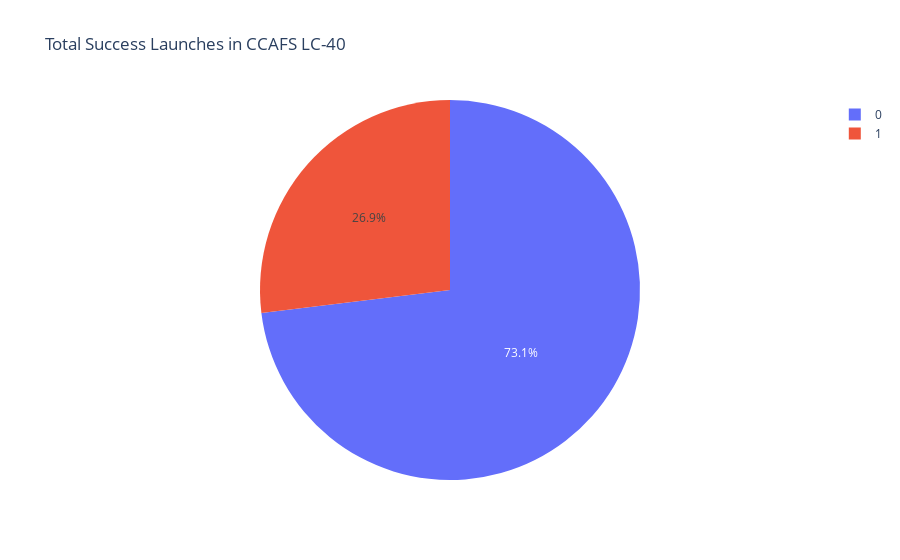

Here is the notebook cell this chart was saved with:
### Code cell
entered_site = 'CCAFS LC-40'
filtered_df = spacex_df[spacex_df['Launch Site'] == entered_site]
filtered_df = filtered_df.groupby(['class'], as_index=False).count()
fig = px.pie(filtered_df, values='Launch Site', names='class', title='Total Success Launches in {}'.format(entered_site))
fig

### Figure 1 — Plotly figure (JSON) as saved in the notebook; plotly's stock layout.template omitted (floating-point values rounded to 4 significant figures)
{"data": [{"domain": {"x": [0, 1], "y": [0, 1]}, "hovertemplate": "class=%{label}<br>Launch Site=%{value}<extra></extra>", "labels": [0, 1], "legendgroup": "", "name": "", "showlegend": true, "type": "pie", "values": [19, 7]}], "layout": {"legend": {"tracegroupgap": 0}, "title": {"text": "Total Success Launches in CCAFS LC-40"}}}
